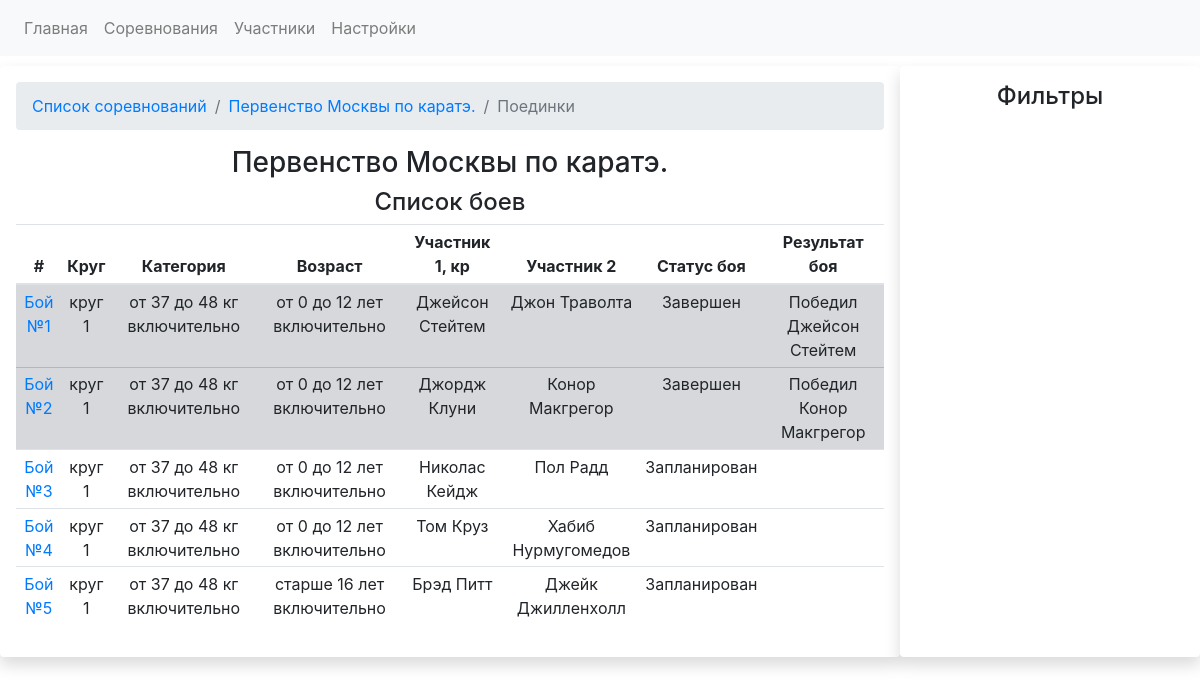
The page /competitions/1/fights on the database as committed earlier.
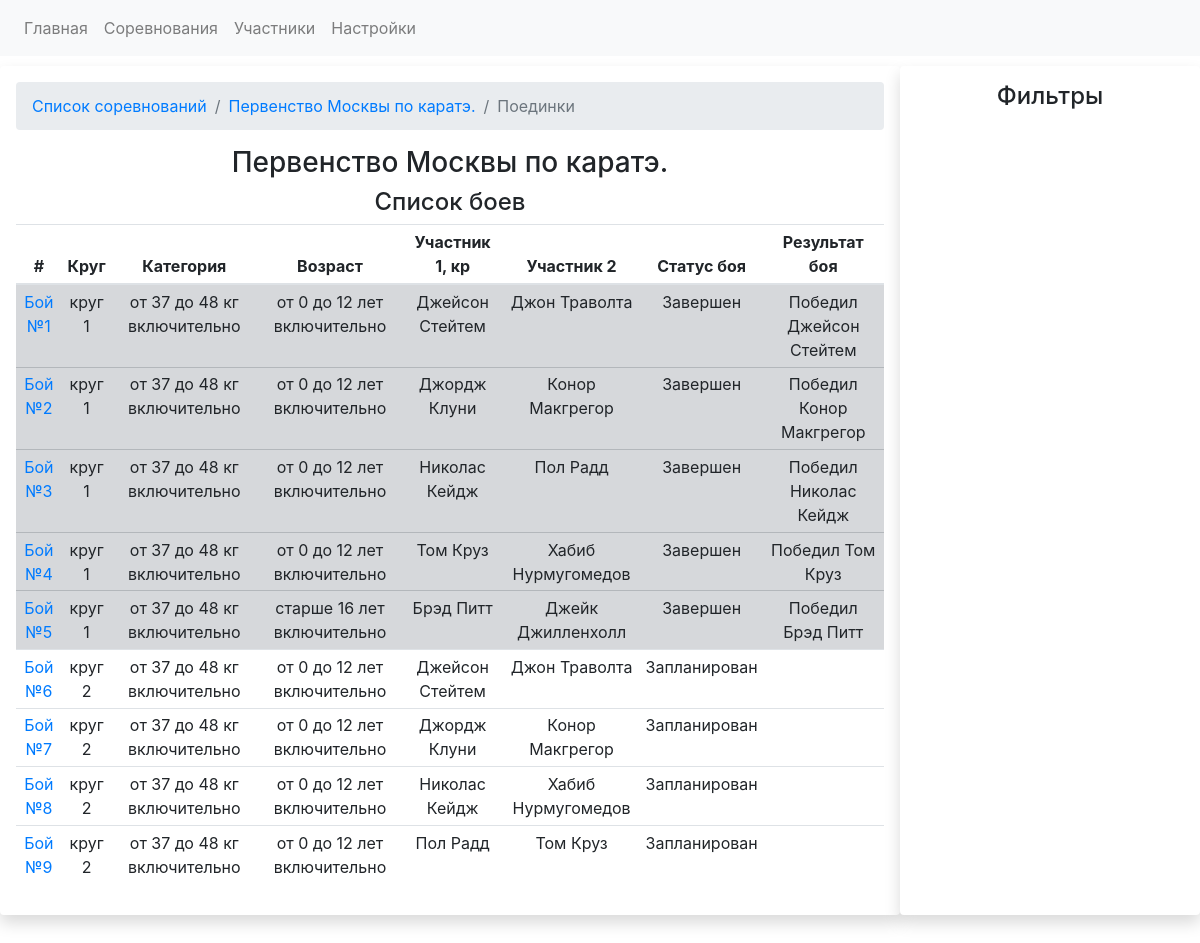
The same page on the database as committed later.
### app.py (models this page shows)
class CompetitionsDB(db.Model):
    competition_id = db.Column(db.Integer, primary_key=True)
    competition_name = db.Column(db.String)
    competition_date_start = db.Column(db.Date, default=datetime.utcnow)
    competition_date_finish = db.Column(db.Date, default=datetime.utcnow)
    competition_city = db.Column(db.String)
    competition_fights = db.relationship('FightsDB', backref='competition', lazy='dynamic')
    registrations = db.relationship('RegistrationDB', backref='competition')

class FightsDB(db.Model):
    fight_id = db.Column(db.Integer, primary_key=True)
    round_number = db.Column(db.Integer, db.ForeignKey('roundsDB.id')) # номер круга, в котором проводится бой. Текст ,потому что есть полуфинал и финал
    weight_category = db.Column(db.Integer, db.ForeignKey('weightcategoriesDB.weight_cat_id')) # весовая категория, в которой проводится бой
    age_category = db.Column(db.Integer, db.ForeignKey('agecategoriesDB.id'))  # возрастная категория, в которой проводится бой
    red_fighter_id = db.Column(db.Integer, db.ForeignKey('fightersDB.fighter_id')) # id красного бойца
    blue_fighter_id = db.Column(db.Integer, db.ForeignKey('fightersDB.fighter_id')) # id синего бойца
    fight_status = db.Column(db.Boolean, default=False) # False = Запланирован. True - завершен
    red_fighter_score = db.Column(db.Integer) # счет красного бойца
    blue_fighter_score = db.Column(db.Integer) # счет синего бойца
    won_id = db.Column(db.Integer) # результат боя Кто выиграл. Например. ID победителя
    loose_id = db.Column(db.Integer) #  id бойца. который проиграл
    draw_status = db.Column(db.Boolean) # если ничья, то True
    competition_id = db.Column(db.Integer, db.ForeignKey('competitionsDB.competition_id'))
    fight_result = db.Column(db.String)

class RoundsDB(db.Model):
    id = db.Column(db.Integer, primary_key=True)
    round_name = db.Column(db.String)
    sort_index = db.Column(db.Integer)
    fights = db.relationship('FightsDB', backref = 'roundNo')
    finished_regs = db.relationship('RegistrationDB', backref = 'roundNo')

class WeightcategoriesDB(db.Model):
    weight_cat_id = db.Column(db.Integer, primary_key=True)
    sort_index = db.Column(db.Integer)
    weight_category_name = db.Column(db.String)
    weight_category_start = db.Column(db.Integer)
    weight_category_finish = db.Column(db.Integer)
    registrations = db.relationship('RegistrationDB', backref='weight_categories')
    fights = db.relationship('FightsDB', backref = 'weight_category_backref')

class AgecategoriesDB(db.Model):
    id = db.Column(db.Integer, primary_key=True)
    sort_index = db.Column(db.Integer)
    age_category_name = db.Column(db.String)
    age_category_start = db.Column(db.Integer)
    age_category_finish = db.Column(db.Integer)
    registrations = db.relationship('RegistrationDB', backref='age_categories')
    fights = db.relationship('FightsDB', backref = 'age_category_backref')

class FightersDB(db.Model):
    fighter_id = db.Column(db.Integer, primary_key=True)
    name = db.Column(db.String)
    last_name = db.Column(db.String)
    fighter_image = db.Column(db.String)
    fighter_image_id = db.Column(db.String)
    birthday = db.Column(db.Date, default=datetime.utcnow)
    active_status = db.Column(db.Integer)
    red_fighter = db.relationship('FightsDB', backref='red_fighter', foreign_keys="[FightsDB.red_fighter_id]")
    blue_fighter = db.relationship('FightsDB', backref='blue_fighter', foreign_keys="[FightsDB.blue_fighter_id]")
    registrations = db.relationship('RegistrationDB', backref = 'fighter')

### app.py (the view)
@app.route('/competitions/<int:comp_id>/fights')
def competition_fights_view(comp_id):
    competition_data = CompetitionsDB.query.get(comp_id)
    fights_in_competition = competition_data.competition_fights.all()
    return render_template('fights.html', fights_in_competition = fights_in_competition, competition_data = competition_data)

### templates/fights.html (shortened to what this page needs)
{% extends "base.html" %}
{% block head %}
<link rel="stylesheet" href="https://stackpath.bootstrapcdn.com/bootstrap/4.5.0/css/bootstrap.min.css">
<link rel="stylesheet" type="text/css" href="https://cdn.datatables.net/1.10.24/css/dataTables.bootstrap4.min.css">
{% endblock %}
{% block content %}
    <div class="container-fluid" style="margin-top: 10px">
        <div class="row">
            <div class="col-lg-9 shadow p-3 mb-5 bg-white rounded text-center">
                <nav aria-label="breadcrumb">
                      <ol class="breadcrumb">
                        <li class="breadcrumb-item"><a href="{{url_for('competitions')}}">Список соревнований</a></li>
                        <li class="breadcrumb-item"><a href="{{url_for('competition_view', competition_id = competition_data.competition_id)}}">{{ competition_data.competition_name }}</a></li>
                        <li class="breadcrumb-item active" aria-current="page">Поединки</li>
                      </ol>
                </nav>
                <h3>{{ competition_data.competition_name }}</h3>
                <h4>Список боев</h4>
                <table id="fights_table" class="table table-sm table-responsive">
                      <thead>
                        <tr>
                          <th scope="col">#</th>
                          <th scope="col">Круг</th>
                          <th scope="col">Категория</th>
                          <th scope="col">Возраст</th>
                          <th scope="col">Участник 1, кр</th>
                          <th scope="col">Участник 2</th>
                          <th scope="col">Статус боя</th>
                          <th scope="col">Результат боя</th>
                        </tr>
                      </thead>
                      <tbody>
                      {% for fight in fights_in_competition %}
                          {% if fight.fight_status %}
                            <tr class="table-secondary">
                          {% else %}
                            <tr>
                          {% endif %}
                          <td>
                          <a href="{{url_for('select_fight_status', comp_id = fight.competition_id, weight_cat_id = fight.weight_category, age_cat_id = fight.age_category, round_no = fight.round_number, fight_id = fight.fight_id)}}">
                          Бой №{{ fight.fight_id }}
                              </a>
                          </td>
                          <td>{{ fight.roundNo.round_name }}</td>
                          <td>{{ fight.weight_category_backref.weight_category_name }}</td>
                          <td>{{ fight.age_category_backref.age_category_name }}</td>
                          <td>{{ fight.red_fighter.name +" "+ fight.red_fighter.last_name}}</td>
                          <td>{{ fight.blue_fighter.name +" " + fight.blue_fighter.last_name}}</td>
                          <td>
                              {% if  fight.fight_status%}
                                    Завершен
                              {% else %}
                                 Запланирован
                                {% endif %}
                          </td>
                          <td>
                              {% if  fight.fight_result %}
                                {{fight.fight_result}}</td>
                            {% endif %}
                        </tr>
                      {% endfor %}
                      </tbody>
                </table>
            </div>
            <div class="col-lg-3 shadow p-3 mb-5 bg-white rounded">
                    <h4 style="text-align: center">Фильтры</h4>
            </div>
        </div>
    </div>
{% endblock %}

### templates/base.html (shortened to what this page needs)
<!DOCTYPE html>
<html lang="en">
<head>
{% block head %}{% endblock %}
</head>
<body>
    <nav class="navbar navbar-expand-lg navbar-light bg-light">
  <div class="collapse navbar-collapse" id="navbarSupportedContent">
    <ul class="navbar-nav mr-auto">
      <li class="nav-item">
        <a class="nav-link" href="{{url_for('index')}}">Главная</a>
      </li>
      <li class="nav-item">
        <a class="nav-link" href="{{url_for('competitions')}}">Соревнования</a>
      </li>
        <li class="nav-item">
            <a class="nav-link" href="{{url_for('participants')}}">Участники</a>
        </li>
      <li class="nav-item">
        <a class="nav-link" href="{{url_for('settings_form')}}">Настройки</a>
      </li>
    </ul>
</div>
</nav>
    <div id="content">
        {% block content %}
        {% endblock %}
    </div>
</body>
</html>

Rows that differ between the two databases and show on the page:
changed FightsDB id 3: fight_result (not shown) → "Победил Николас Кейдж"; fight_status "Запланирован" → "Завершен"
changed FightsDB id 4: fight_result (not shown) → "Победил Том Круз"; fight_status "Запланирован" → "Завершен"
changed FightsDB "старше 16 лет включительно": fight_result (not shown) → "Победил Брэд Питт"; fight_status "Запланирован" → "Завершен"
added FightsDB: fight_id "6", roundNo.round_name "круг 2", weight_category_backref.weight_category_name "от 37 до 48 кг включительно", age_category_backref.age_category_name "от 0 до 12 лет включительно", red_fighter "Джейсон Стейтем", blue_fighter "Джон Траволта", fight_status "Запланирован"
added FightsDB: fight_id "7", roundNo.round_name "круг 2", weight_category_backref.weight_category_name "от 37 до 48 кг включительно", age_category_backref.age_category_name "от 0 до 12 лет включительно", red_fighter "Джордж Клуни", blue_fighter "Конор Макгрегор", fight_status "Запланирован"
added FightsDB: fight_id "8", roundNo.round_name "круг 2", weight_category_backref.weight_category_name "от 37 до 48 кг включительно", age_category_backref.age_category_name "от 0 до 12 лет включительно", red_fighter "Николас Кейдж", blue_fighter "Хабиб Нурмугомедов", fight_status "Запланирован"
added FightsDB: fight_id "9", roundNo.round_name "круг 2", weight_category_backref.weight_category_name "от 37 до 48 кг включительно", age_category_backref.age_category_name "от 0 до 12 лет включительно", red_fighter "Пол Радд", blue_fighter "Том Круз", fight_status "Запланирован"
